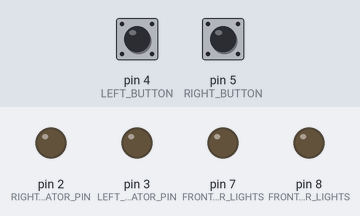
Bench run of a sketch on a simulated Arduino Nano, built with avr-gcc and run on an emulated ATmega328P. Shown: output pins drawn as LEDs (lit = HIGH). Dashed ring = blinking. Inputs (shaded band) come from the test bench; at power-on: pin 4 (LEFT_BUTTON) HIGH, pin 5 (RIGHT_BUTTON) HIGH. No radio packets arrive unless stated.

Above: at 1.2 s.
1.3 s: pin 4 (LEFT_BUTTON) pulled LOW for 1 s
At 1.48 s:
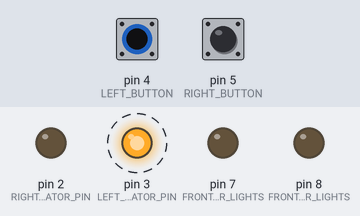
3.8 s: pin 5 (RIGHT_BUTTON) pulled LOW for 3.2 s
At 3.98 s:
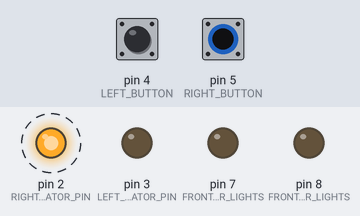
8.5 s: pin 4 (LEFT_BUTTON) pulled LOW for 3.2 s
At 12.8 s:
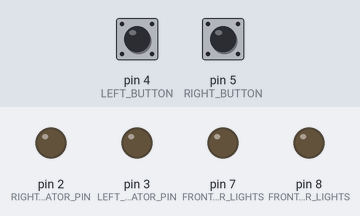
Timing chart, 0 to 14.3 s (numbered marks = the images above; inputs shaded):
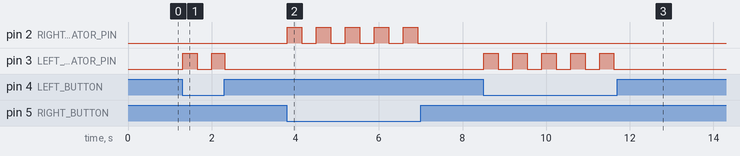

Measured:
- after the input at 1.3 s, pin 3 (LEFT_INDICATOR_PIN): alternates HIGH for 0.33 s and LOW for 0.35 s, 4 changes in all, then stays LOW, starting at once
- after the input at 3.8 s, pin 2 (RIGHT_INDICATOR_PIN): alternates HIGH for 0.35 s and LOW for 0.35 s, 10 changes in all, then stays LOW, starting at once
- after the input at 8.5 s, pin 3 (LEFT_INDICATOR_PIN): alternates HIGH for 0.35 s and LOW for 0.35 s, 10 changes in all, then stays LOW, starting at once

The sketch:

front.ino
```cpp
#include <stdint.h>

// Libraries from the Arduino IDE 1.8.15's "Library manager"
// "RF24" version 1.4.2

// Radio
#include "RF24.h"
#include "SPI.h"
#include "nRF24L01.h"

#define LEFT_INDICATOR_PIN 3
#define RIGHT_INDICATOR_PIN 2
#define LEFT_BUTTON 4
#define RIGHT_BUTTON 5
#define FRONT_OUTER_LIGHTS 7
#define FRONT_CENTER_LIGHTS 8

enum Indicator {
  INDICATOR_LEFT = 0,
  INDICATOR_RIGHT = 1,
  INDICATOR_MSG_LENGTH
};

uint8_t SentMessage[INDICATOR_MSG_LENGTH] = {LOW, LOW};

RF24 radio(9, 10); // NRF24L01 used SPI pins + Pin 9 and 10 on the NANO

const uint64_t pipe =
    0xE6E6A43BE6E5; // Needs to be the same for communicating between 2 NRF24L01

void setup(void) {
  // Serial.begin(9600);

  pinMode(LEFT_BUTTON, INPUT_PULLUP);
  pinMode(RIGHT_BUTTON, INPUT_PULLUP);
  pinMode(LEFT_INDICATOR_PIN, OUTPUT);
  pinMode(RIGHT_INDICATOR_PIN, OUTPUT);

  pinMode(FRONT_OUTER_LIGHTS, OUTPUT);
  pinMode(FRONT_CENTER_LIGHTS, OUTPUT);
  digitalWrite(FRONT_OUTER_LIGHTS, LOW);
  digitalWrite(FRONT_CENTER_LIGHTS, LOW);

  if (!radio.begin()) { // Start the NRF24L01
    // Serial.println("Radio hardware not responding!");
  }
  radio.openWritingPipe(pipe); // Get NRF24L01 ready to transmit
}

void loop(void) {
  static unsigned int counter{0};
  static bool left_turn_indicator_activated{false};
  static bool right_turn_indicator_activated{false};
  static bool light_high{false};

  // Delay per iteration
  static constexpr unsigned int delay_time{10};   // [ms]
  static constexpr unsigned int cycle_length{60}; // iterations
  counter = (counter + 1) % cycle_length;
  delay(delay_time);

  if (digitalRead(LEFT_BUTTON) == LOW) {
    if (!left_turn_indicator_activated) {
      counter = 0;
    }
    left_turn_indicator_activated = true;
    right_turn_indicator_activated = false;
  } else if (digitalRead(RIGHT_BUTTON) == LOW) {
    if (!right_turn_indicator_activated) {
      counter = 0;
    }
    left_turn_indicator_activated = false;
    right_turn_indicator_activated = true;
  } else {
    left_turn_indicator_activated = false;
    right_turn_indicator_activated = false;
  }

  light_high = counter < static_cast<unsigned int>(cycle_length / 2.0);

  if (light_high) {
    SentMessage[INDICATOR_LEFT] = left_turn_indicator_activated ? HIGH : LOW;
    SentMessage[INDICATOR_RIGHT] = right_turn_indicator_activated ? HIGH : LOW;

  } else {
    SentMessage[INDICATOR_LEFT] = LOW;
    SentMessage[INDICATOR_RIGHT] = LOW;
  }
  digitalWrite(LEFT_INDICATOR_PIN, SentMessage[INDICATOR_LEFT]);
  digitalWrite(RIGHT_INDICATOR_PIN, SentMessage[INDICATOR_RIGHT]);
  radio.write(SentMessage, INDICATOR_MSG_LENGTH);
  //Serial.println("Sent message with payload " + String(SentMessage[0]) + ", " +
  //               String(SentMessage[1]));
}
```
